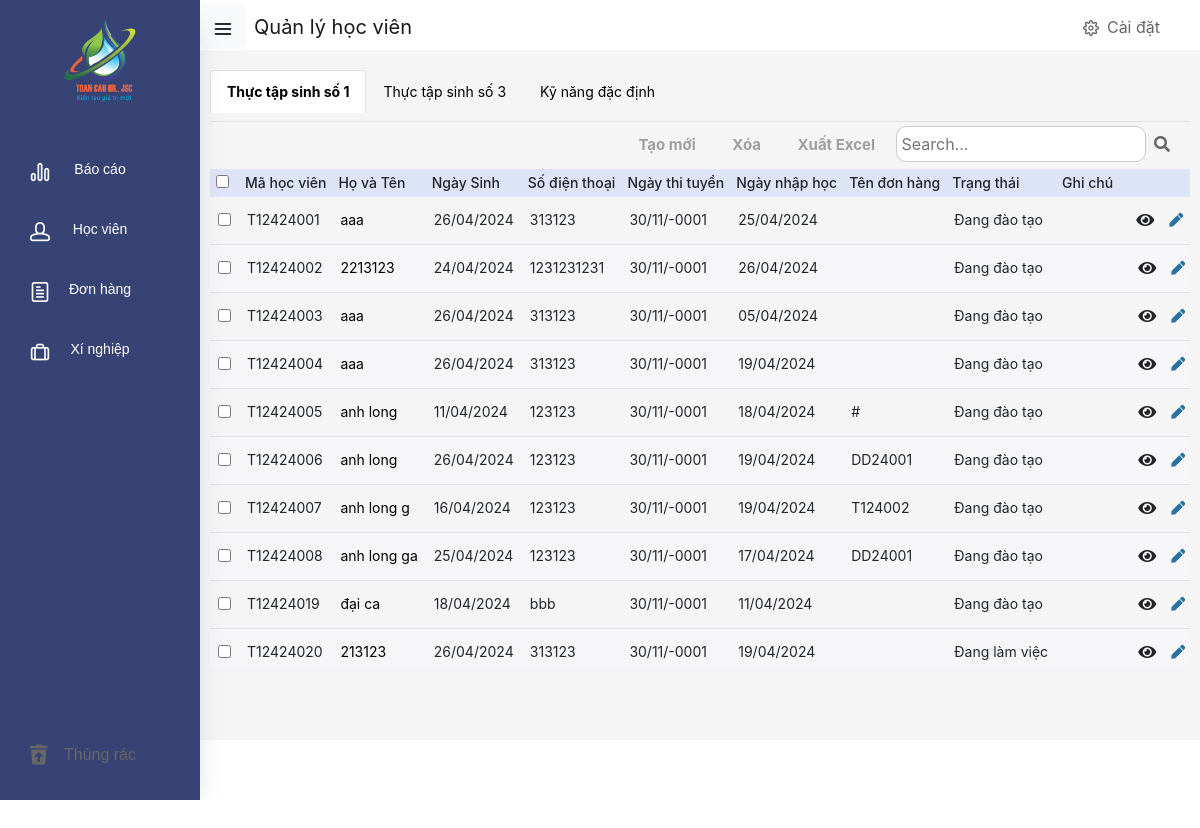
The page /index.php?chucnang=hocvien (signed in) on the database its author committed.
### tables this page shows
CREATE TABLE `student` (
  `mhv` varchar(9) NOT NULL,
  `ho_ten` varchar(50) DEFAULT NULL,
  `ngay_sinh` date DEFAULT NULL,
  `gioi_tinh` varchar(5) NOT NULL,
  `file_anh` varchar(200) NOT NULL,
  `ho_chieu` varchar(8) DEFAULT NULL,
  `ngay_cap_hc` date DEFAULT NULL,
  `noi_cap_hc` text NOT NULL,
  `CCCD` varchar(12) DEFAULT NULL,
  `ngay_cap_cccd` date DEFAULT NULL,
  `noi_cap_cccd` int(50) NOT NULL,
  `ho_khau` varchar(100) DEFAULT NULL,
  `dia_chi` text NOT NULL,
  `sdt` varchar(10) DEFAULT NULL,
  `ngay_thi` date DEFAULT NULL,
  `co_quan` varchar(50) DEFAULT NULL,
  `ngay_DKXC` date DEFAULT NULL,
  `ngayXC` date DEFAULT NULL,
  `dukien_venuoc` date DEFAULT NULL,
  `nganh_nghe` varchar(50) DEFAULT NULL,
  `xi_nghiep` varchar(50) DEFAULT NULL,
  `nghiep_doan` varchar(50) DEFAULT NULL,
  `noi_lam_viec` varchar(50) DEFAULT NULL,
  `note` varchar(200) DEFAULT NULL,
  `type_hv` varchar(2) NOT NULL,
  `ngay_nhaphoc` date NOT NULL,
  `order_name` varchar(20) NOT NULL,
  `status` varchar(20) NOT NULL,
  `tinh` text NOT NULL
);

### modules/hocvien/danhsach.php (the view, shortened to what this page needs)
<?php
include 'config.php';
$res = mysqli_query($mysqli, "SELECT * FROM student WHERE type_hv='1' ORDER BY CONCAT(SUBSTRING(mhv, 3, 2), SUBSTRING(mhv, -3)) ASC;");
if ($res === false) {
    echo "Error: " . mysqli_error($mysqli);
} else {
    ?>
    <div class="loai_hv">
        <ul class="nav nav-tabs">
            <li class="nav-item">
                <a class="nav-link active" href="?type=1" style="text-decoration: none;color:black" >Thực tập sinh số 1</a>
            </li>
            <li class="nav-item">
                <a class="nav-link" href="?type=3" style="text-decoration: none;color:black" >Thực tập sinh số 3</a>
            </li>
            <li class="nav-item">
                <a class="nav-link" href="?type=dd" style="text-decoration: none;color:black" >Kỹ năng đặc định</a>
            </li>
        </ul>
    </div>
    <div class="function" style="text-align: right;">
        <a href="?function=them" ><button class="nut-them">Tạo mới</button></a>
        <a href="javascript:void(0)" onclick="delete_all()"><button class="nut-xoa">Xóa</button></a>
        <a href="javascript:void(0)" onclick="xuatfile()"><button class="nut-xuat">Xuất Excel</button></a>
        <input type="text" class="search-input" placeholder="Search...">
        <i class="fas fa-search search-icon"></i>
    </div>
    <div class="content">
    <div class="table-container" style="max-height: 500px; overflow: auto;">
            <form method="post" id="frm">
                <table class="table table-hover table-stripe">
                    <thead class="color-head">
                    <tr>
                        <th><input type="checkbox" onclick="select_all()" id="select-all-checkbox"/></th>
                        <th style="white-space: nowrap;">Mã học viên</th>
                        <th style="white-space: nowrap;">Họ và Tên</th>
                        <th style="white-space: nowrap;">Ngày Sinh</th>
                        <th style="white-space: nowrap;">Số điện thoại</th>
                        <th style="white-space: nowrap;">Ngày thi tuyển</th>
                        <th style="white-space: nowrap;">Ngày nhập học</th>
                        <th style="white-space: nowrap;">Tên đơn hàng</th>
                        <th style="white-space: nowrap;">Trạng thái</th>
                        <th style="white-space: nowrap;">Ghi chú</th>
                        <th></th>
                    </tr>
                    </thead>
                    <?php
                    while ($row = mysqli_fetch_assoc($res)) {
                        ?>
                        <tr id="box<?php echo $row['mhv']?>">
                            <td><input type="checkbox" id="<?php echo $row['mhv']?>" name="checkbox[]" value="<?php echo $row['mhv']?>"/></td>
                            <td style="white-space: nowrap;"><?php echo $row['mhv'] ?></td>
                            <td style="white-space: nowrap;"><a href="index.php?action=view&mhv=<?php echo $row['mhv']; ?>"
                            class="view" style="text-decoration: none;color:black" >
                            <?php echo $row['ho_ten'] ?></a></td>
                            <td style="white-space: nowrap;"><?php echo date('d/m/Y', strtotime($row['ngay_sinh'])) ?></td>
                            <td style="white-space: nowrap;"><?php echo $row['sdt'] ?></td>
                            <td style="white-space: nowrap;"><?php echo date('d/m/Y', strtotime($row['ngay_thi'])) ?></td>
                            <td style="white-space: nowrap;"><?php echo date('d/m/Y', strtotime($row['ngay_nhaphoc'])) ?></td>
                            <td style="white-space: nowrap;"><?php echo $row['order_name'] ?></td>
                            <td style="white-space: nowrap;"><?php echo $row['status'] ?></td>
                            <td style="white-space: normal"><?php echo $row['note'] ?></td>
                            <td>
                            <div style="display:flex" class="action-buttons">
                                <a href="index.php?action=view&mhv=<?php echo $row['mhv']; ?>" class="view" style="text-decoration: none;">
                                    <span class="btn btn-sm"><i class="fas fa-eye"></i></span>
                                </a>
                                <form action="?edit=sua&mhv=<?php echo $row['mhv']; ?>" method="GET">
                                    <button class="sua" style="border: none; background: none; color: inherit;"><i class="fas fa-pen edit"></i></button>
                                </form>
                            </div>
                            </td>
                        </tr>
                        <?php
                    }
                    ?>
                </table>
            </form>
        </div>
    </div>
    <?php
}
?>

### index.php (shortened to what this page needs)
<!DOCTYPE html>
<html lang="vi">
<head>
  <link rel="stylesheet" href="css/newstyle.css">
  <link rel="stylesheet" href="https://cdnjs.cloudflare.com/ajax/libs/font-awesome/5.15.4/css/all.min.css">
  <link href= "https://cdn.jsdelivr.net/npm/bootstrap@5.2.3/dist/css/bootstrap.min.css" rel="stylesheet">
  <link rel="stylesheet" href="vendors/feather/feather.css">
  <link rel="stylesheet" href="vendors/base/base.css">
  <link rel="stylesheet" href="css/style.css">
  <link rel="stylesheet" href="css/main.css">
  <link rel="stylesheet" href="css/style-pv.css">
</head>
<body>
    <?php
    if(isset($_SESSION['login']))
        include 'trangquanly.php';
?>
</body>
</html>

### trangquanly.php (shortened to what this page needs)
<body class="d-flex flex-column h-100">
<?php
            $pageTitle = '';
            if(isset($_GET['chucnang'])) {
                $chucnang = $_GET['chucnang'];
                switch($chucnang) {
                    case 'hocvien':
                        $pageTitle = 'Quản lý học viên';
                        break;
                }
            }
        ?>
<main role="main" class="flex-shrink-0 d-flex" style="height: 100%;">
    <div class="container-fluid h-100 d-flex" style="height: 100%;">
        <div class="sidebar" id="sidebar">
                            <div class="panel panel-body">
                                <div class="list-group">
                                    <ul class="logo-container"><img class="logo" src="images/logo TVC.png" alt="logo"/></ul>
                                    <ul class="list-group">
                                    <li class="list-group-item d-flex justify-content-center align-items-center" style="white-space: nowrap; overflow: hidden;">
                                            <form class="" method="get" action="#">
                                                <button class="bt" style="width: 100%; display: flex; align-items: center; border: none; background: none; color: inherit;" type="submit">
                                                <i class="icon-bar-graph-2 menu-icon" style="font-size: 20px; margin-right: 10px; vertical-align: middle; color:white"></i>
                                                    <span class="item" style="color: white;">Báo cáo</span>
                                                </button>
                                            </form>
                                    </li>
                                    <li class="list-group-item d-flex justify-content-center align-items-center" style="white-space: nowrap;">
                                        <form class="" method="get" action="#">
                                            <button class="bt" style="width: 100%; display: flex; align-items: center; border: none; background: none; color: inherit;" type="submit">
                                                <i class="icon-head menu-icon" style="font-size: 20px; margin-right: 10px; vertical-align: middle; color:white"></i>
                                                <span class="menu-title" style="color: white;">Học viên</span>
                                            </button>
                                        </form>
                                    </li>
                                    <li class="list-group-item d-flex justify-content-center align-items-center" style="white-space: nowrap; overflow: hidden;">
                                    <form class="" method="get" action="#">
                                        <button class="bt" style="width: 100%; display: flex; align-items: center; border: none; background: none; color: inherit;" type="submit">
                                        <i class="icon-paper menu-icon" style="font-size: 20px; margin-right: 10px; vertical-align: middle; color:white"></i>
                                            <span class="menu-title" style="color: white;">Đơn hàng</span>
                                        </button>
                                    </form>
                                    </li>
                                    <li class="list-group-item d-flex justify-content-center align-items-center" style="white-space: nowrap; overflow: hidden;">
                                    <form class="" method="get" action="#">
                                        <button class="bt" style="width: 100%; display: flex; align-items: center; border: none; background: none; color: inherit;" type="submit">
                                        <i class="icon-briefcase menu-icon" style="font-size: 20px; margin-right: 10px; vertical-align: middle; color:white"></i>
                                            <span class="menu-title" style="color: white;">Xí nghiệp</span>
                                        </button>
                                    </form>
                                    </li>
                                    </ul>
                                    <div class="trash-button">
                                        <form class="" method="get" action="#">
                                            <button class="bt" style="width: 100%; display: flex; align-items: center; border: none; background: none; color: inherit;" type="submit">
                                            <i class="fas fa-trash-restore" style="font-size: 20px; margin-right: 10px; vertical-align: middle;"></i>
                                                <span class="menu-title">Thùng rác</span>
                                            </button>
                                        </form>
                                    </div>
                                </div>
                            </div>
                        </div>
                        <div class="main-content flex-grow-1" style="overflow: auto;">
                            <div>
                                <nav class="navbar">
                                <div class="navbar-brand d-flex align-items-center">
                                    <button class="btn btn-light mr-2" id="icon-menu" type="button">
                                        <span class="icon-menu"></span>
                                    </button>
                                    <span class="navbar-brand page-title"><?php echo $pageTitle; ?></span>
                                </div>
                                <div class="nav-item dropdown d-flex mr-4">
                                    <a class="nav-link count-indicator d-flex align-items-center justify-content-center" id="notificationDropdown" href="#" data-toggle="dropdown">
                                        <i class="icon-cog mr-2"></i>
                                        Cài đặt
                                    </a>
                                </div>
                                </nav>
                            </div>
                            <nav class="site-index" style="overflow: auto;">
                                <?php
                                if(isset($_GET['chucnang'])) {
                                    $chucnang = $_GET['chucnang'];
                                    switch($chucnang) {
                                        case 'hocvien':
                                            include 'modules/hocvien/danhsach.php';
                                            break;
                                        }
                                }
                                ?>
                            </nav>
                        </div>
            </div>
</main>

### css/main.css (style rules this page uses)
.list-group { padding: 0; }
.bt { display: flex; align-items: center; }
.site-index { flex: 1; word-wrap: break-word; word-break: break-all; overflow-y: auto; height: 690px; padding: 10px; background-color: #f5f5f5; }
.table-container { margin-top: 4px; position: relative; max-height: 500px; overflow-y: auto; }
.color-head { background: rgb(218, 226, 253); }
.table th, td { padding: 6px; text-align: left; }
.table.table-stripe tbody tr:nth-child(even) { background: #f6f6f9; }
.function a { padding-top: 6px; color: #9f9f9f; font-weight: bold; font-size: 15px; text-decoration: none; }
.function .nut-them { color: #9f9f9f; background: inherit; border: none; border-radius: 2rem; padding: 0.5rem 1rem; }
.function .nut-xoa { color: #9f9f9f; background: inherit; border: none; border-radius: 2rem; padding: 0.5rem 1rem; }
.function .nut-xuat { color: #9f9f9f; background: inherit; border: none; border-radius: 2rem; padding: 0.5rem 1rem; }
.search-input { width: 250px; padding: 5px 30px 5px 5px; border: 1px solid #ccc; border-radius: 10px; outline: none; margin-top: 4px; margin-right: 4px; }
.search-icon { color: #666; margin-right: 20px; }
.sidebar { flex-shrink: 0; width: 200px; overflow-y: auto; max-height: 100vh; transition: width 0.5s; overflow-x: hidden; height: 800px; }
.bt i { position: absolute; left: 30px; top: 50%; transform: translateY(-50%); font-size: 20px; }
.bt span { opacity: 1; transition: opacity 0.3s ease; }
.logo-container { text-align: center; margin-bottom: 20px; transition: width 0.5s; }
.container-fluid { display: flex; height: 100%; padding: 0; }
.navbar { padding: 0; height: 50px; width: 100%; }
.main-content { width: calc(100% - 200px); height: 740px; float: left; margin: 0; transition: width 0.3s ease; }
.list-group-item { background-color: transparent; border: none; height: 60px; text-align: center; padding: 0; white-space: nowrap; }
.trash-button { position: absolute; bottom: 20px; width: 100%; height: 50px; overflow: hidden; align-content: center; }
.item { white-space: nowrap; }
.logo { height: 100px; transition: width 0.5s ease; }
.sidebar { background: #374375; width: 200px; position: relative; }
.bt { align-items: center; text-decoration: none; color: white; }
ul { padding: 10px; }
.edit { color: rgb(38, 115, 163); }
.action-buttons { display: flex; align-items: center; }
.action-buttons form { margin-right: 2px; }

### rows shown on the page
student: mhv "T12424001", ho_ten "aaa", ngay_sinh "26/04/2024", sdt "313123", ngay_thi "30/11/-0001", ngay_nhaphoc "25/04/2024", status "Đang đào tạo"
student: mhv "T12424002", ho_ten "2213123", ngay_sinh "24/04/2024", sdt "1231231231", ngay_thi "30/11/-0001", ngay_nhaphoc "26/04/2024", status "Đang đào tạo"
student: mhv "T12424003", ho_ten "aaa", ngay_sinh "26/04/2024", sdt "313123", ngay_thi "30/11/-0001", ngay_nhaphoc "05/04/2024", status "Đang đào tạo"
student: mhv "T12424004", ho_ten "aaa", ngay_sinh "26/04/2024", sdt "313123", ngay_thi "30/11/-0001", ngay_nhaphoc "19/04/2024", status "Đang đào tạo"
student: mhv "T12424005", ho_ten "anh long", ngay_sinh "11/04/2024", sdt "123123", ngay_thi "30/11/-0001", ngay_nhaphoc "18/04/2024", order_name "#", status "Đang đào tạo"
student: mhv "T12424006", ho_ten "anh long", ngay_sinh "26/04/2024", sdt "123123", ngay_thi "30/11/-0001", ngay_nhaphoc "19/04/2024", order_name "DD24001", status "Đang đào tạo"
student: mhv "T12424007", ho_ten "anh long g", ngay_sinh "16/04/2024", sdt "123123", ngay_thi "30/11/-0001", ngay_nhaphoc "19/04/2024", order_name "T124002", status "Đang đào tạo"
student: mhv "T12424008", ho_ten "anh long ga", ngay_sinh "25/04/2024", sdt "123123", ngay_thi "30/11/-0001", ngay_nhaphoc "17/04/2024", order_name "DD24001", status "Đang đào tạo"
student: mhv "T12424019", ho_ten "đại ca", ngay_sinh "18/04/2024", sdt "bbb", ngay_thi "30/11/-0001", ngay_nhaphoc "11/04/2024", status "Đang đào tạo"
student: mhv "T12424020", ho_ten "213123", ngay_sinh "26/04/2024", sdt "313123", ngay_thi "30/11/-0001", ngay_nhaphoc "19/04/2024", status "Đang làm việc"

### other values the page prints
$pageTitle "Quản lý học viên"
